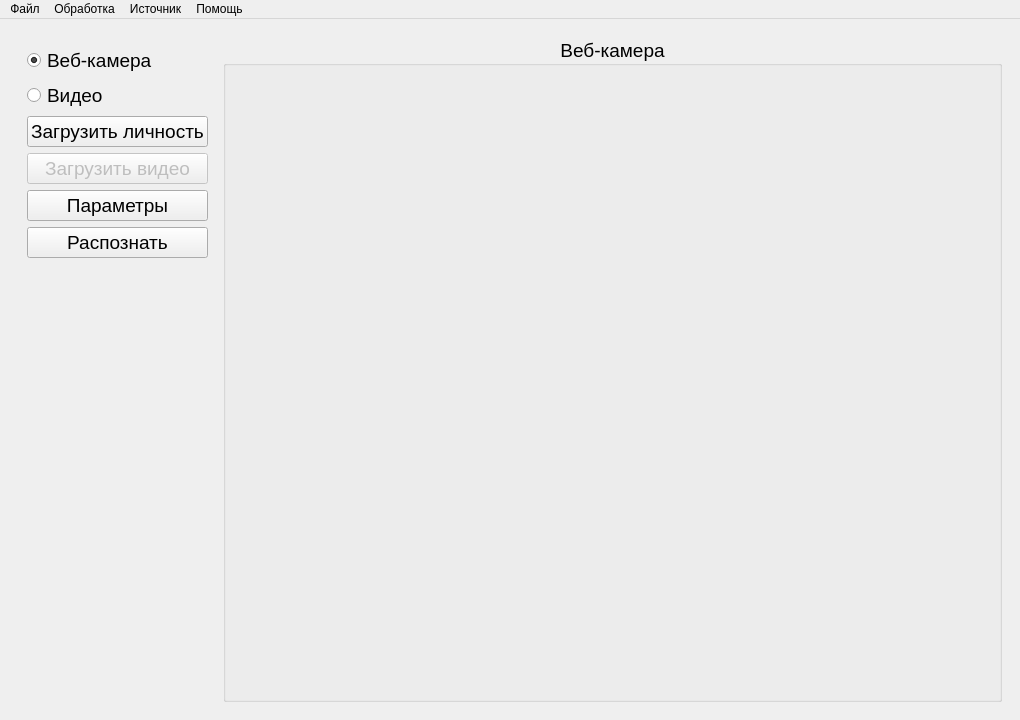
<?xml version="1.0" encoding="UTF-8"?>
<ui version="4.0">
 <class>MainWindow</class>
 <widget class="QMainWindow" name="MainWindow">
  <property name="geometry">
   <rect>
    <x>0</x>
    <y>0</y>
    <width>1020</width>
    <height>720</height>
   </rect>
  </property>
  <property name="minimumSize">
   <size>
    <width>640</width>
    <height>400</height>
   </size>
  </property>
  <property name="windowTitle">
   <string>Распознание личности</string>
  </property>
  <property name="windowIcon">
   <iconset resource="resources.qrc">
    <normaloff>:/mainWindow/images/Icon.ico</normaloff>:/mainWindow/images/Icon.ico</iconset>
  </property>
  <widget class="QWidget" name="centralwidget">
   <layout class="QGridLayout" name="gridLayout">
    <item row="0" column="0">
     <widget class="QFrame" name="Main_frame">
      <layout class="QHBoxLayout" name="horizontalLayout">
       <item alignment="Qt::AlignTop">
        <widget class="QFrame" name="buttons_frame">
         <property name="sizePolicy">
          <sizepolicy hsizetype="Preferred" vsizetype="Maximum">
           <horstretch>0</horstretch>
           <verstretch>0</verstretch>
          </sizepolicy>
         </property>
         <property name="minimumSize">
          <size>
           <width>0</width>
           <height>0</height>
          </size>
         </property>
         <property name="maximumSize">
          <size>
           <width>16777215</width>
           <height>16777215</height>
          </size>
         </property>
         <property name="layoutDirection">
          <enum>Qt::LeftToRight</enum>
         </property>
         <property name="autoFillBackground">
          <bool>false</bool>
         </property>
         <property name="frameShape">
          <enum>QFrame::NoFrame</enum>
         </property>
         <layout class="QVBoxLayout" name="verticalLayout">
          <property name="sizeConstraint">
           <enum>QLayout::SetDefaultConstraint</enum>
          </property>
          <item>
           <widget class="QRadioButton" name="webcam_radioButton">
            <property name="font">
             <font>
              <pointsize>14</pointsize>
             </font>
            </property>
            <property name="autoFillBackground">
             <bool>false</bool>
            </property>
            <property name="text">
             <string>Веб-камера</string>
            </property>
            <property name="iconSize">
             <size>
              <width>16</width>
              <height>16</height>
             </size>
            </property>
            <property name="checked">
             <bool>true</bool>
            </property>
           </widget>
          </item>
          <item>
           <widget class="QRadioButton" name="video_radioButton">
            <property name="font">
             <font>
              <pointsize>14</pointsize>
             </font>
            </property>
            <property name="text">
             <string>Видео</string>
            </property>
           </widget>
          </item>
          <item>
           <widget class="QPushButton" name="loadimages_pushButton">
            <property name="font">
             <font>
              <pointsize>14</pointsize>
             </font>
            </property>
            <property name="text">
             <string>Загрузить личность</string>
            </property>
           </widget>
          </item>
          <item>
           <widget class="QPushButton" name="loadvideo_pushButton">
            <property name="enabled">
             <bool>false</bool>
            </property>
            <property name="font">
             <font>
              <pointsize>14</pointsize>
             </font>
            </property>
            <property name="text">
             <string>Загрузить видео</string>
            </property>
           </widget>
          </item>
          <item>
           <widget class="QPushButton" name="parametres_pushButton">
            <property name="font">
             <font>
              <pointsize>14</pointsize>
             </font>
            </property>
            <property name="text">
             <string>Параметры</string>
            </property>
           </widget>
          </item>
          <item>
           <widget class="QPushButton" name="recognise_pushButton">
            <property name="font">
             <font>
              <pointsize>14</pointsize>
             </font>
            </property>
            <property name="text">
             <string>Распознать</string>
            </property>
           </widget>
          </item>
         </layout>
        </widget>
       </item>
       <item>
        <widget class="QGroupBox" name="webcam_groupBox">
         <property name="sizePolicy">
          <sizepolicy hsizetype="Preferred" vsizetype="Preferred">
           <horstretch>0</horstretch>
           <verstretch>0</verstretch>
          </sizepolicy>
         </property>
         <property name="font">
          <font>
           <pointsize>14</pointsize>
          </font>
         </property>
         <property name="title">
          <string>Веб-камера</string>
         </property>
         <property name="alignment">
          <set>Qt::AlignCenter</set>
         </property>
         <property name="flat">
          <bool>false</bool>
         </property>
         <layout class="QHBoxLayout" name="horizontalLayout_2">
          <item>
           <widget class="QLabel" name="Web_label_2">
            <property name="sizePolicy">
             <sizepolicy hsizetype="Expanding" vsizetype="Expanding">
              <horstretch>0</horstretch>
              <verstretch>0</verstretch>
             </sizepolicy>
            </property>
            <property name="autoFillBackground">
             <bool>false</bool>
            </property>
            <property name="frameShape">
             <enum>QFrame::NoFrame</enum>
            </property>
            <property name="text">
             <string/>
            </property>
            <property name="pixmap">
             <pixmap resource="resources.qrc">:/mainWindow/images/no-video-128.png</pixmap>
            </property>
            <property name="scaledContents">
             <bool>false</bool>
            </property>
            <property name="alignment">
             <set>Qt::AlignCenter</set>
            </property>
            <property name="wordWrap">
             <bool>false</bool>
            </property>
           </widget>
          </item>
         </layout>
        </widget>
       </item>
      </layout>
     </widget>
    </item>
   </layout>
  </widget>
  <widget class="QMenuBar" name="menuBar">
   <property name="geometry">
    <rect>
     <x>0</x>
     <y>0</y>
     <width>1020</width>
     <height>21</height>
    </rect>
   </property>
   <widget class="QMenu" name="About_menu">
    <property name="title">
     <string>Помощь</string>
    </property>
    <addaction name="manualAction"/>
    <addaction name="aboutProgrammAction"/>
   </widget>
   <widget class="QMenu" name="menu">
    <property name="title">
     <string>Файл</string>
    </property>
    <addaction name="uploadFaceImgAction"/>
    <addaction name="uploadVideoSrcAction"/>
    <addaction name="separator"/>
    <addaction name="closeAppAction"/>
   </widget>
   <widget class="QMenu" name="menu_2">
    <property name="title">
     <string>Обработка</string>
    </property>
    <widget class="QMenu" name="menu_5">
     <property name="title">
      <string>Очистка данных</string>
     </property>
     <addaction name="clearFaceImgDataAction"/>
     <addaction name="clearVideoSrcDataAction"/>
     <addaction name="separator"/>
     <addaction name="clearAllAction"/>
    </widget>
    <addaction name="processingAction"/>
    <addaction name="separator"/>
    <addaction name="settingsAction"/>
    <addaction name="menu_5"/>
   </widget>
   <widget class="QMenu" name="streamSourcesMenu">
    <property name="title">
     <string>Источник</string>
    </property>
    <widget class="QMenu" name="webcamsListMenu">
     <property name="title">
      <string>Веб-камера</string>
     </property>
     <addaction name="defaultWebcam"/>
    </widget>
    <addaction name="webcamsListMenu"/>
    <addaction name="useVideoStreamAction"/>
   </widget>
   <addaction name="menu"/>
   <addaction name="menu_2"/>
   <addaction name="streamSourcesMenu"/>
   <addaction name="About_menu"/>
  </widget>
  <action name="uploadFaceImgAction">
   <property name="text">
    <string>Загрузить изображения лиц</string>
   </property>
   <property name="shortcut">
    <string>Ctrl+O</string>
   </property>
  </action>
  <action name="uploadVideoSrcAction">
   <property name="enabled">
    <bool>false</bool>
   </property>
   <property name="text">
    <string>Загрузить видео источник</string>
   </property>
   <property name="shortcut">
    <string>Ctrl+V</string>
   </property>
  </action>
  <action name="closeAppAction">
   <property name="text">
    <string>Закрыть</string>
   </property>
   <property name="shortcut">
    <string>Ctrl+Q</string>
   </property>
  </action>
  <action name="useVideoStreamAction">
   <property name="checkable">
    <bool>true</bool>
   </property>
   <property name="text">
    <string>Видео</string>
   </property>
  </action>
  <action name="action_1">
   <property name="checkable">
    <bool>true</bool>
   </property>
   <property name="checked">
    <bool>true</bool>
   </property>
   <property name="text">
    <string>Камера 1</string>
   </property>
  </action>
  <action name="action_7">
   <property name="checkable">
    <bool>true</bool>
   </property>
   <property name="text">
    <string>Камера 2</string>
   </property>
  </action>
  <action name="settingsAction">
   <property name="text">
    <string>Параметры</string>
   </property>
   <property name="shortcut">
    <string>Ctrl+S</string>
   </property>
  </action>
  <action name="clearFaceImgDataAction">
   <property name="text">
    <string>Очистка изображений</string>
   </property>
  </action>
  <action name="clearVideoSrcDataAction">
   <property name="text">
    <string>Очистка видео источника</string>
   </property>
  </action>
  <action name="clearAllAction">
   <property name="text">
    <string>Очистить всё</string>
   </property>
  </action>
  <action name="aboutProgrammAction">
   <property name="text">
    <string>О программе</string>
   </property>
   <property name="shortcut">
    <string>F2</string>
   </property>
  </action>
  <action name="action_15">
   <property name="text">
    <string>Разработчики</string>
   </property>
  </action>
  <action name="processingAction">
   <property name="text">
    <string>Распознать</string>
   </property>
   <property name="shortcut">
    <string>Ctrl+P</string>
   </property>
  </action>
  <action name="manualAction">
   <property name="text">
    <string>Руководство</string>
   </property>
   <property name="shortcut">
    <string>F1</string>
   </property>
  </action>
  <action name="defaultWebcam">
   <property name="checkable">
    <bool>true</bool>
   </property>
   <property name="text">
    <string>Камера 1</string>
   </property>
  </action>
 </widget>
 <resources>
  <include location="resources.qrc"/>
 </resources>
 <connections/>
</ui>
